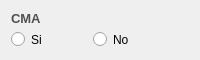
                    <widget class="QFrame" name="espacio_cma">
                     <property name="minimumSize">
                      <size>
                       <width>0</width>
                       <height>60</height>
                      </size>
                     </property>
                     <property name="maximumSize">
                      <size>
                       <width>200</width>
                       <height>60</height>
                      </size>
                     </property>
                     <layout class="QFormLayout" name="formLayout">
                      <property name="horizontalSpacing">
                       <number>50</number>
                      </property>
                      <item row="0" column="0">
                       <widget class="QLabel" name="label_cma">
                        <property name="maximumSize">
                         <size>
                          <width>120</width>
                          <height>16777215</height>
                         </size>
                        </property>
                        <property name="font">
                         <font>
                          <family>Arial</family>
                          <pointsize>10</pointsize>
                          <weight>75</weight>
                          <bold>true</bold>
                         </font>
                        </property>
                        <property name="styleSheet">
                         <string notr="true">QLabel{
		
	color: rgb(80, 80, 80);

	border-color: #ffffff;


}
</string>
                        </property>
                        <property name="text">
                         <string>CMA</string>
                        </property>
                        <property name="scaledContents">
                         <bool>true</bool>
                        </property>
                       </widget>
                      </item>
                      <item row="1" column="0">
                       <widget class="QRadioButton" name="input_cma_si">
                        <property name="styleSheet">
                         <string notr="true">QRadioButton{

	
	font: 75 10pt &quot;Arial&quot;;
	border-color:#ffffff;

}</string>
                        </property>
                        <property name="text">
                         <string>Si</string>
                        </property>
                       </widget>
                      </item>
                      <item row="1" column="1">
                       <widget class="QRadioButton" name="input_cma_no">
                        <property name="styleSheet">
                         <string notr="true">QRadioButton{

	
	font: 75 10pt &quot;Arial&quot;;
	border-color:#ffffff;

}</string>
                        </property>
                        <property name="text">
                         <string>No</string>
                        </property>
                       </widget>
                      </item>
                     </layout>
                    </widget>
